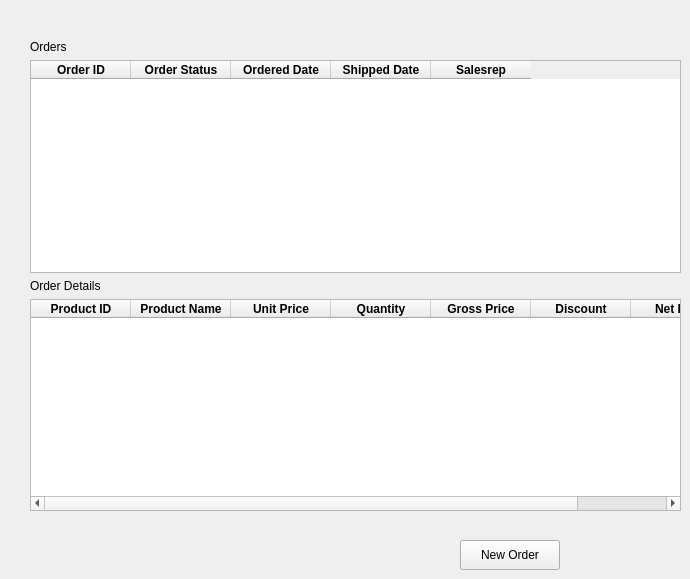
      <widget class="QWidget" name="StPageOrders">
       <widget class="QWidget" name="layoutWidget">
        <property name="geometry">
         <rect>
          <x>380</x>
          <y>540</y>
          <width>261</width>
          <height>30</height>
         </rect>
        </property>
        <layout class="QHBoxLayout" name="horizontalLayout_4">
         <item>
          <widget class="QPushButton" name="btnPg1NewOrder">
           <property name="maximumSize">
            <size>
             <width>100</width>
             <height>35</height>
            </size>
           </property>
           <property name="text">
            <string>New Order</string>
           </property>
          </widget>
         </item>
        </layout>
       </widget>
       <widget class="QWidget" name="layoutWidget">
        <property name="geometry">
         <rect>
          <x>30</x>
          <y>40</y>
          <width>651</width>
          <height>471</height>
         </rect>
        </property>
        <layout class="QVBoxLayout" name="verticalLayout_5">
         <item>
          <widget class="QLabel" name="label_20">
           <property name="text">
            <string>Orders</string>
           </property>
          </widget>
         </item>
         <item>
          <widget class="QTableWidget" name="tblPg1Orders">
           <property name="columnCount">
            <number>5</number>
           </property>
           <attribute name="horizontalHeaderShowSortIndicator" stdset="0">
            <bool>true</bool>
           </attribute>
           <attribute name="horizontalHeaderStretchLastSection">
            <bool>false</bool>
           </attribute>
           <attribute name="verticalHeaderShowSortIndicator" stdset="0">
            <bool>true</bool>
           </attribute>
           <attribute name="verticalHeaderStretchLastSection">
            <bool>false</bool>
           </attribute>
           <column>
            <property name="text">
             <string>Order ID</string>
            </property>
            <property name="font">
             <font>
              <weight>75</weight>
              <bold>true</bold>
             </font>
            </property>
            <property name="background">
             <color>
              <red>255</red>
              <green>255</green>
              <blue>255</blue>
             </color>
            </property>
           </column>
           <column>
            <property name="text">
             <string>Order Status</string>
            </property>
            <property name="font">
             <font>
              <weight>75</weight>
              <bold>true</bold>
             </font>
            </property>
            <property name="background">
             <color>
              <red>255</red>
              <green>255</green>
              <blue>255</blue>
             </color>
            </property>
           </column>
           <column>
            <property name="text">
             <string>Ordered Date</string>
            </property>
            <property name="font">
             <font>
              <weight>75</weight>
              <bold>true</bold>
             </font>
            </property>
            <property name="background">
             <color>
              <red>255</red>
              <green>255</green>
              <blue>255</blue>
             </color>
            </property>
           </column>
           <column>
            <property name="text">
             <string>Shipped Date</string>
            </property>
            <property name="font">
             <font>
              <weight>75</weight>
              <bold>true</bold>
             </font>
            </property>
            <property name="background">
             <color>
              <red>255</red>
              <green>255</green>
              <blue>255</blue>
             </color>
            </property>
           </column>
           <column>
            <property name="text">
             <string>Salesrep</string>
            </property>
            <property name="font">
             <font>
              <weight>75</weight>
              <bold>true</bold>
             </font>
            </property>
            <property name="background">
             <color>
              <red>255</red>
              <green>255</green>
              <blue>255</blue>
             </color>
            </property>
           </column>
          </widget>
         </item>
         <item>
          <widget class="QLabel" name="label_19">
           <property name="text">
            <string>Order Details</string>
           </property>
          </widget>
         </item>
         <item>
          <widget class="QTableWidget" name="tblPg1OrderDetails">
           <property name="columnCount">
            <number>7</number>
           </property>
           <attribute name="horizontalHeaderShowSortIndicator" stdset="0">
            <bool>true</bool>
           </attribute>
           <attribute name="horizontalHeaderStretchLastSection">
            <bool>false</bool>
           </attribute>
           <attribute name="verticalHeaderShowSortIndicator" stdset="0">
            <bool>true</bool>
           </attribute>
           <column>
            <property name="text">
             <string>Product ID</string>
            </property>
            <property name="font">
             <font>
              <weight>75</weight>
              <bold>true</bold>
             </font>
            </property>
            <property name="background">
             <color>
              <red>255</red>
              <green>255</green>
              <blue>255</blue>
             </color>
            </property>
           </column>
           <column>
            <property name="text">
             <string>Product Name</string>
            </property>
            <property name="font">
             <font>
              <weight>75</weight>
              <bold>true</bold>
             </font>
            </property>
            <property name="background">
             <color>
              <red>255</red>
              <green>255</green>
              <blue>255</blue>
             </color>
            </property>
           </column>
           <column>
            <property name="text">
             <string>Unit Price</string>
            </property>
            <property name="font">
             <font>
              <weight>75</weight>
              <bold>true</bold>
             </font>
            </property>
            <property name="background">
             <color>
              <red>255</red>
              <green>255</green>
              <blue>255</blue>
             </color>
            </property>
           </column>
           <column>
            <property name="text">
             <string>Quantity</string>
            </property>
            <property name="font">
             <font>
              <weight>75</weight>
              <bold>true</bold>
             </font>
            </property>
            <property name="background">
             <color>
              <red>255</red>
              <green>255</green>
              <blue>255</blue>
             </color>
            </property>
           </column>
           <column>
            <property name="text">
             <string>Gross Price</string>
            </property>
            <property name="font">
             <font>
              <weight>75</weight>
              <bold>true</bold>
             </font>
            </property>
            <property name="background">
             <color>
              <red>255</red>
              <green>255</green>
              <blue>255</blue>
             </color>
            </property>
           </column>
           <column>
            <property name="text">
             <string>Discount</string>
            </property>
            <property name="font">
             <font>
              <weight>75</weight>
              <bold>true</bold>
             </font>
            </property>
            <property name="background">
             <color>
              <red>255</red>
              <green>255</green>
              <blue>255</blue>
             </color>
            </property>
           </column>
           <column>
            <property name="text">
             <string>Net Price</string>
            </property>
            <property name="font">
             <font>
              <weight>75</weight>
              <bold>true</bold>
             </font>
            </property>
            <property name="background">
             <color>
              <red>255</red>
              <green>255</green>
              <blue>255</blue>
             </color>
            </property>
           </column>
          </widget>
         </item>
        </layout>
       </widget>
      </widget>
